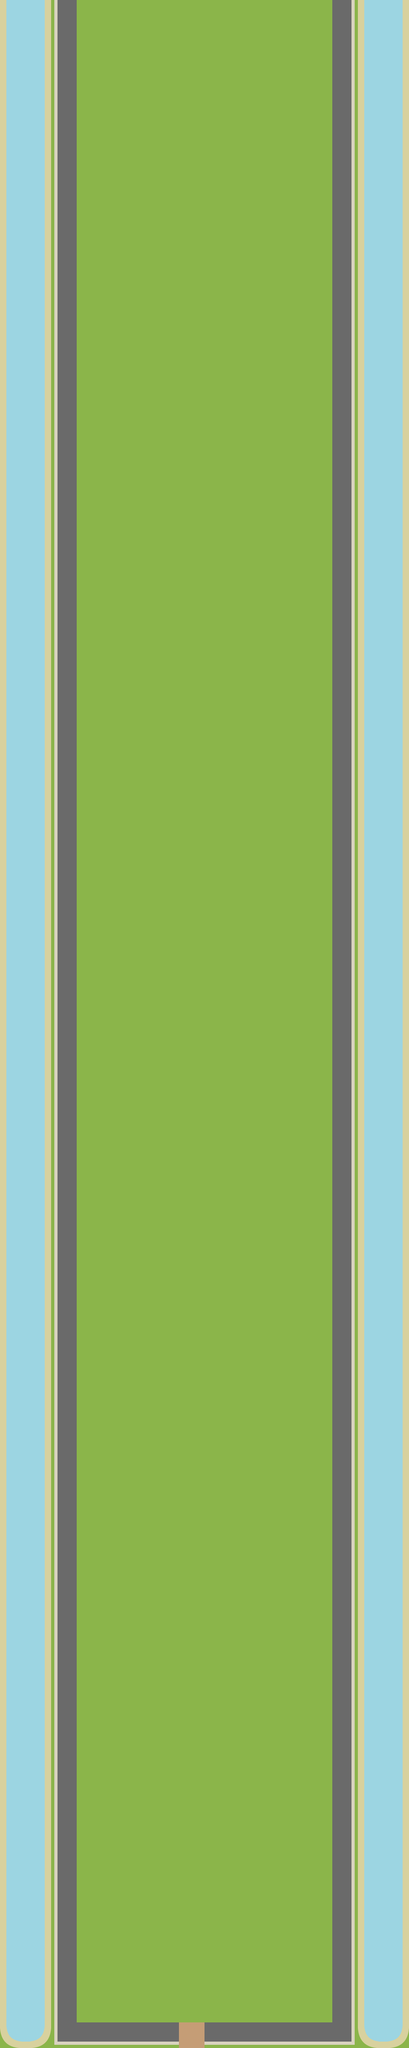

Tiled map render using the project's own tile images. Description and the map definition, with tile-layer contents summarised, below:
An orthogonal 16x80 tile map with 64x64 px tiles, 1 tile layer (Calque de Tile 1), 2 tilesets.

<map version="1.0" orientation="orthogonal" width="16" height="80" tilewidth="64" tileheight="64">
 <tileset firstgid="1" name="ground" tilewidth="64" tileheight="64">
  <image source="tileset.png" width="384" height="320" />
  <tile id="9">
   <properties>
    <property name="max_speed" value="0.5" />
   </properties>
  </tile>
  <tile id="10">
   <properties>
    <property name="max_speed" value="0" />
   </properties>
  </tile>
  <tile id="11">
   <properties>
    <property name="max_speed" value="0" />
   </properties>
  </tile>
  <tile id="12">
   <properties>
    <property name="max_speed" value="0" />
   </properties>
  </tile>
  <tile id="13">
   <properties>
    <property name="max_speed" value="0" />
   </properties>
  </tile>
  <tile id="14">
   <properties>
    <property name="max_speed" value="0" />
   </properties>
  </tile>
  <tile id="19">
   <properties>
    <property name="finish" value="True" />
   </properties>
  </tile>
  <tile id="20">
   <properties>
    <property name="max_speed" value="0" />
   </properties>
  </tile>
  <tile id="21">
   <properties>
    <property name="max_speed" value="0" />
   </properties>
  </tile>
  <tile id="22">
   <properties>
    <property name="max_speed" value="0" />
   </properties>
  </tile>
  <tile id="23">
   <properties>
    <property name="max_speed" value="0" />
   </properties>
  </tile>
  <tile id="24">
   <properties>
    <property name="max_speed" value="0" />
   </properties>
  </tile>
  <tile id="25">
   <properties>
    <property name="max_speed" value="0" />
   </properties>
  </tile>
  <tile id="26">
   <properties>
    <property name="max_speed" value="0" />
   </properties>
  </tile>
  <tile id="27">
   <properties>
    <property name="max_speed" value="0" />
   </properties>
  </tile>
  <tile id="28">
   <properties>
    <property name="start" value="True" />
   </properties>
  </tile>
 </tileset>
 <tileset firstgid="31" source="ground.tsx" />
 <layer name="Calque de Tile 1" width="16" height="80">
  <data>[1280 cells, 1280 non-empty, 11 distinct tile ids]</data>
 </layer>
</map>
